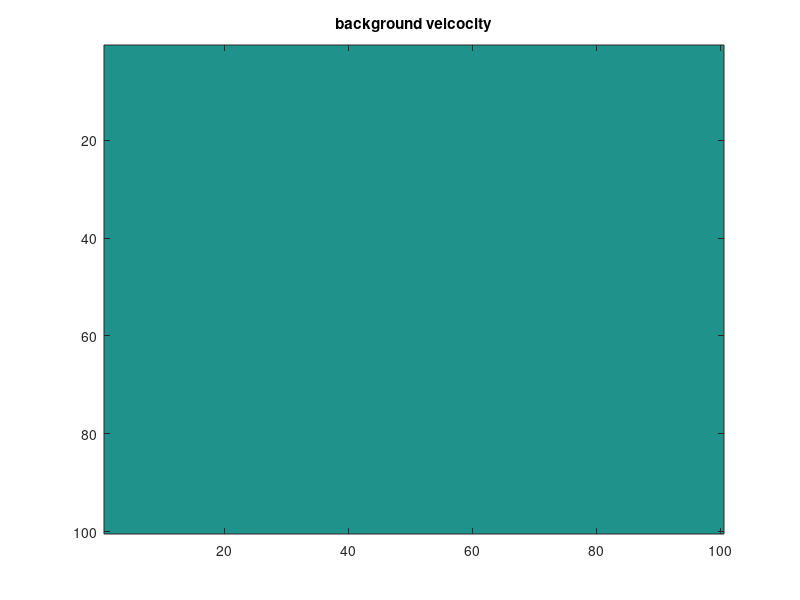
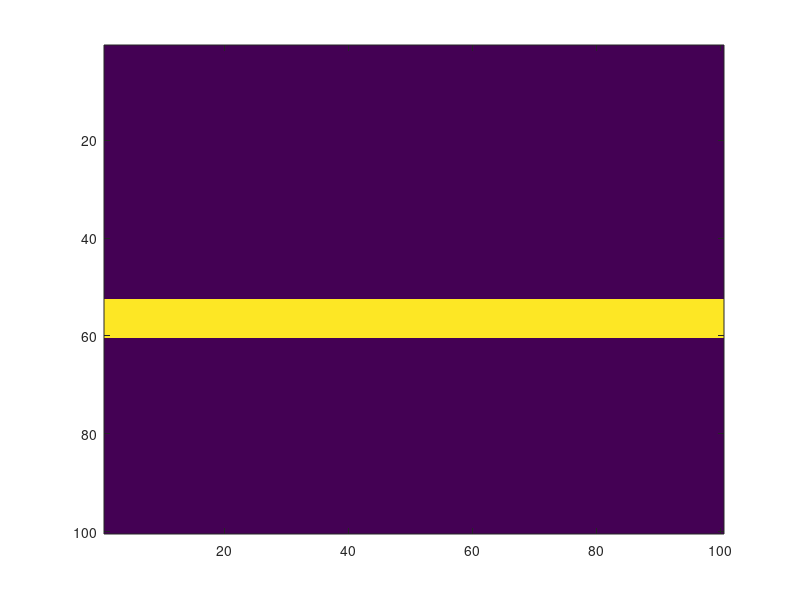
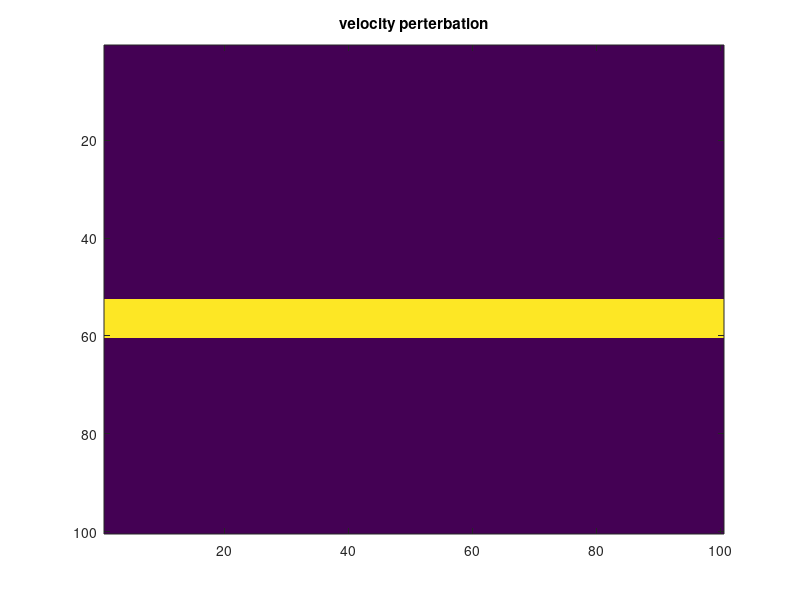

These charts were generated, in order, by the following MATLAB code: (Note: this script raises an error after producing the figures.)
% addpath of some functions and operators
addpath /Volumes/Users/linamiao/Documents/Tools/Matlabtools/tuning/

clear
%close all
%% generate data 
z = 0:10:990;
x = 0:10:990;
[zz,xx] = ndgrid(z,x);

% background velocity [m/s]
v0 = 1000 + 0.*zz;
figure;imagesc(v0);title('background velcocity')

% true velocity model
dv = 0*xx;
% dv(zz >= 0) = 1600; 
% v(zz >= 300) = 2000;
dv(zz >= 520) = 600;
dv(zz >= 600) = 0;
figure; imagesc(dv);

% perturbation 
%dv = v - v0;
figure;imagesc(dv);title('velocity perterbation')

% Modeling
model.o = [0 0];
model.d = [10 10];
model.n = [100 100];
model.nb = [30 30 0];
  
% frequencies [Hz]
t    = 0:.004:2; nt = length(t);
freq = 0:1/t(end):.5/(t(2)-t(1));
If   = [5:1:10];
model.freq = freq(If); 
nfreq = length(model.freq);

% Ricker wavelet peak frequency and phase shift
model.f0 = 20;
model.t0 = -.08;

% source and receiver positions
model.zsrc = 10;
model.xsrc = 0:10:990; nsrc = length(model.xsrc);
model.zrec = 10;
model.xrec = 0:10:990; nrec = length(model.xrec);

% define point sources, each column of this matrix represents a source
% function defined on the grid {model.zsrc,model.xsrc}. A point source is
% represented as a spike on one of the gridp-points. If we take Q to be an
% identity matrix, each column represents a point-source on a different
% gridpoint.
Q = speye(nsrc);

% define model in [km^2/s^2]
m = 1e6./(v0(:) + dv(:)).^2; 

% create data
[DD,J] = F(m,Q,model,1);

% linearize data
D = J*m;

% reshape vectorized data into data-cube for plotting purposes
D = reshape(D,[nrec,nsrc,nfreq]); 

% plot frequency slices
figure;imagesc(real(D(:,:,1)));title('frequency slice of observed data')

% re-organize data into frequency-receiver-source order
D = permute(D,[3,1,2]);

% % plot one common shot gather in time domain
% % compensate negative frequency part
% n = length(model.freq);
% if mod(n,2) == 1
%    tmp = [D ; conj(D(end:-1:2,:,:))];
% else
%    tmp = [D ; conj(D(end-1:-1:2,:,:))];
% end
% 
% Dt = ifft(tmp,[],1)*sqrt(n);
% figure; imagesc(real(Dt(:,:,51)));colormap(gray);


% if pad zero to other frequencies part
% frequency axis
% f = 0:5:125;
% nf = length(f);
% temp = zeros(nf,length(x),length(x));
% for i = 1:n
%     idx = find(f==model.freq(i));
%     temp(idx,:,:) = D(i,:,:);
% end
% 
% 
% if mod(n,2) == 0
%    tmp = [temp ; conj(temp(end:-1:2,:,:))];
% else
%    tmp = [temp ; conj(temp(end-1:-1:2,:,:))];
% end
% Dt = ifft(tmp,[],1)*sqrt(n);
% figure; imagesc(real(Dt(:,:,51)));colormap(gray);
% 


% save modelled data
save model_data DD D model x z dv v0 ;



  



%keyboard;
%% migration in frequency domain
clear;%close all;
load model_data;
figure;imagesc(dv);title('true velocity perturbation')
data = D;
image = DSR_mig_freq(data,model.freq,x,x,z,v0(1:length(z)));
figure; imagesc(abs(image));

save img image





%% first transform data into time domain, then use DSR_mig in time domain
% keyboard;
% clear;%close all;
% load model_data;
% figure;imagesc(dv);title('true velocity perturbation')
% 
% % pad zero to other frequencies part
% % frequency axis
% n = length(model.freq);
% faxis = 0:.5:120;
% nf = length(faxis);
% temp = zeros(nf,length(x),length(x));
% for i = 1:n
%     idx = find(faxis==model.freq(i));
%     temp(idx,:,:) = D(i,:,:);
% end
% 
% if mod(n,2) == 1 % cause faxis has 0 component inside
%    tmp = [temp ; conj(temp(end:-1:2,:,:))];
% else
%    tmp = [temp ; conj(temp(end-1:-1:2,:,:))];
% end
% Dt = ifft(tmp,[],1);%*sqrt(n);
% 
% 
% data = Dt;
% fmax = faxis(end);
% df = faxis(2) - faxis(1);
% t = [0:.5/fmax:1/df];
% figure; imagesc(real(Dt(:,:,51)));colormap(gray);
% 
% image = DSR_mig(data,t,x,x,z,v0);
% 
% figure;imagesc(real(image));
%   
% 
% 
% 

